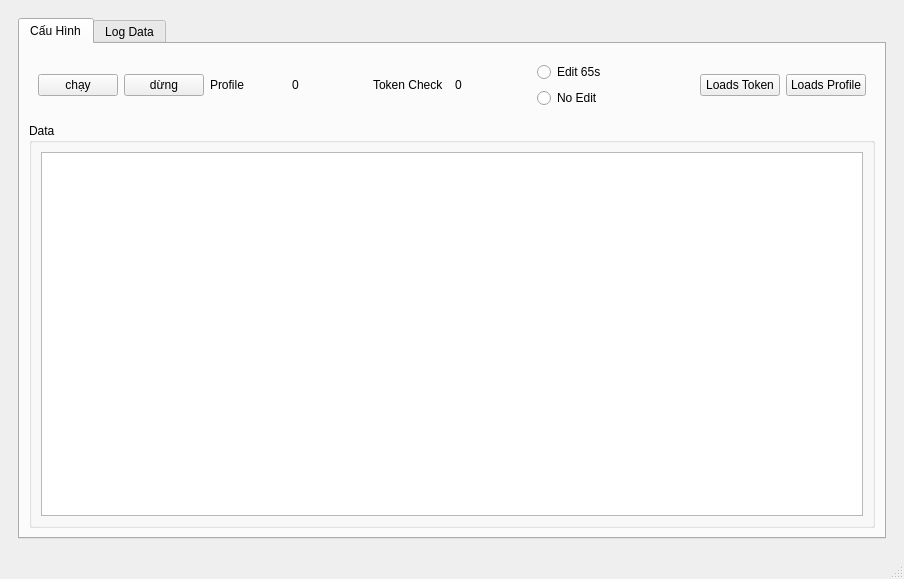
<?xml version="1.0" encoding="UTF-8"?>
<ui version="4.0">
 <class>MainWindow</class>
 <widget class="QMainWindow" name="MainWindow">
  <property name="geometry">
   <rect>
    <x>0</x>
    <y>0</y>
    <width>904</width>
    <height>579</height>
   </rect>
  </property>
  <property name="windowTitle">
   <string>MainWindow</string>
  </property>
  <widget class="QWidget" name="centralwidget">
   <layout class="QGridLayout" name="gridLayout_5">
    <item row="0" column="0">
     <widget class="QWidget" name="widget" native="true">
      <layout class="QGridLayout" name="gridLayout_4">
       <item row="0" column="0">
        <widget class="QTabWidget" name="tabWidget">
         <property name="currentIndex">
          <number>0</number>
         </property>
         <widget class="QWidget" name="tab">
          <attribute name="title">
           <string>Cấu Hình</string>
          </attribute>
          <layout class="QVBoxLayout" name="verticalLayout">
           <item>
            <widget class="QWidget" name="widget_2" native="true">
             <layout class="QHBoxLayout" name="horizontalLayout_5">
              <item>
               <layout class="QHBoxLayout" name="horizontalLayout_4">
                <item>
                 <widget class="QPushButton" name="btnStart">
                  <property name="text">
                   <string>chạy</string>
                  </property>
                 </widget>
                </item>
                <item>
                 <widget class="QPushButton" name="btnStop">
                  <property name="text">
                   <string>dừng</string>
                  </property>
                 </widget>
                </item>
               </layout>
              </item>
              <item>
               <layout class="QHBoxLayout" name="horizontalLayout">
                <item>
                 <widget class="QLabel" name="label">
                  <property name="text">
                   <string>Profile</string>
                  </property>
                 </widget>
                </item>
                <item>
                 <widget class="QLabel" name="lbProfile">
                  <property name="text">
                   <string>0</string>
                  </property>
                 </widget>
                </item>
               </layout>
              </item>
              <item>
               <layout class="QHBoxLayout" name="horizontalLayout_2">
                <item>
                 <widget class="QLabel" name="label_2">
                  <property name="text">
                   <string>Token Check</string>
                  </property>
                 </widget>
                </item>
                <item>
                 <widget class="QLabel" name="lbToken">
                  <property name="text">
                   <string>0</string>
                  </property>
                 </widget>
                </item>
               </layout>
              </item>
              <item>
               <layout class="QVBoxLayout" name="verticalLayout_2">
                <item>
                 <widget class="QRadioButton" name="rdEdit65s">
                  <property name="text">
                   <string>Edit 65s</string>
                  </property>
                 </widget>
                </item>
                <item>
                 <widget class="QRadioButton" name="rdNoEdit">
                  <property name="text">
                   <string>No Edit</string>
                  </property>
                 </widget>
                </item>
               </layout>
              </item>
              <item>
               <layout class="QHBoxLayout" name="horizontalLayout_3">
                <item>
                 <widget class="QPushButton" name="btnLoadsToken">
                  <property name="text">
                   <string>Loads Token</string>
                  </property>
                 </widget>
                </item>
                <item>
                 <widget class="QPushButton" name="btnLoadsProfile">
                  <property name="text">
                   <string>Loads Profile</string>
                  </property>
                 </widget>
                </item>
               </layout>
              </item>
             </layout>
            </widget>
           </item>
           <item>
            <widget class="QGroupBox" name="groupBox_2">
             <property name="title">
              <string>Data</string>
             </property>
             <layout class="QGridLayout" name="gridLayout_3">
              <item row="0" column="0">
               <widget class="QTableWidget" name="tbData"/>
              </item>
             </layout>
            </widget>
           </item>
          </layout>
         </widget>
         <widget class="QWidget" name="tab_2">
          <attribute name="title">
           <string>Log Data</string>
          </attribute>
          <layout class="QGridLayout" name="gridLayout_2">
           <item row="0" column="0">
            <widget class="QGroupBox" name="groupBox">
             <property name="title">
              <string>GroupBox</string>
             </property>
             <layout class="QGridLayout" name="gridLayout">
              <item row="0" column="0">
               <widget class="QPlainTextEdit" name="txtLog"/>
              </item>
             </layout>
            </widget>
           </item>
          </layout>
         </widget>
        </widget>
       </item>
      </layout>
     </widget>
    </item>
   </layout>
  </widget>
  <widget class="QStatusBar" name="statusbar"/>
 </widget>
 <resources/>
 <connections/>
</ui>
